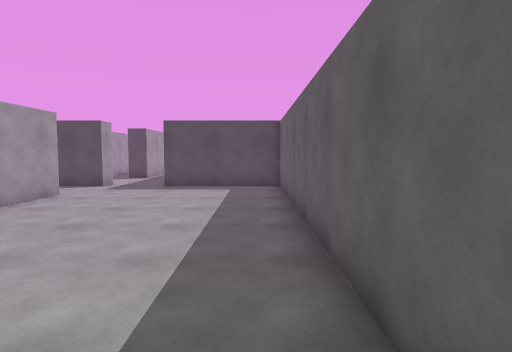
View 1 (above)

24 first-person views from a walk through a scene from a Unity 3-D project. The camera is 1.4 m above the floor, tilts 4° down and sees 75° across. The floor is counted in squares, 1 m on a side. Each view is taken from the middle of a square. On the plan, view 1 faces up. The plan holds only what a view shows up to about 15 squares ahead; the rest is blank. The player is left out.

View 2
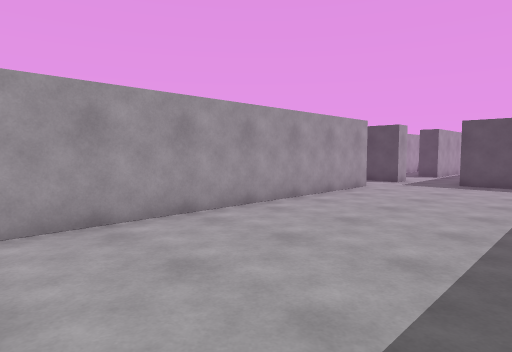

View 3
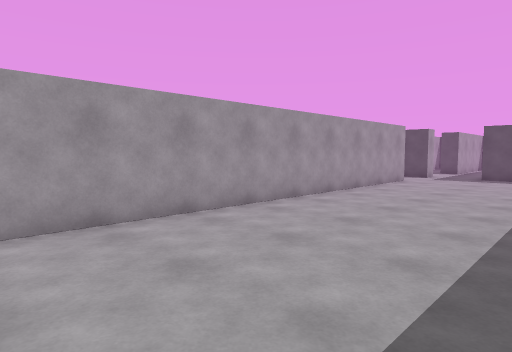

View 4
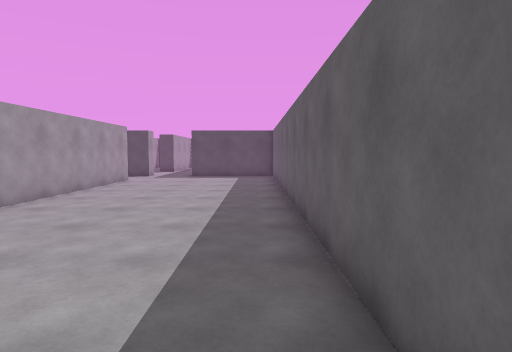

View 5
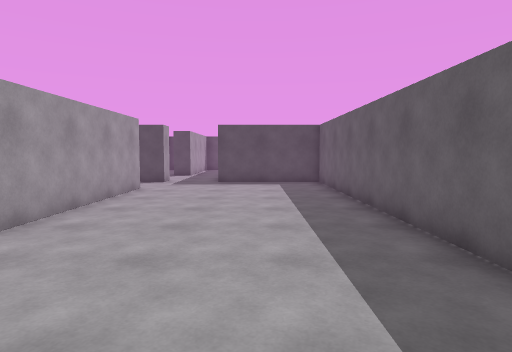

View 6
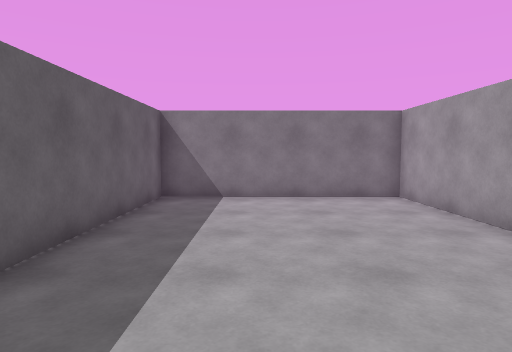

View 7
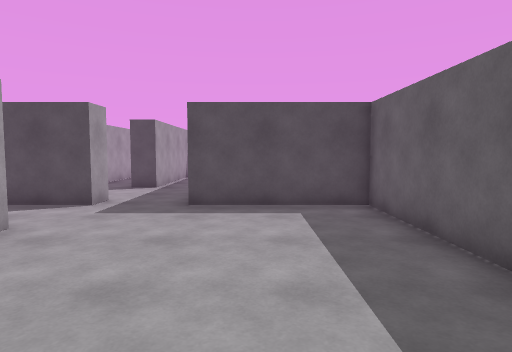

View 8
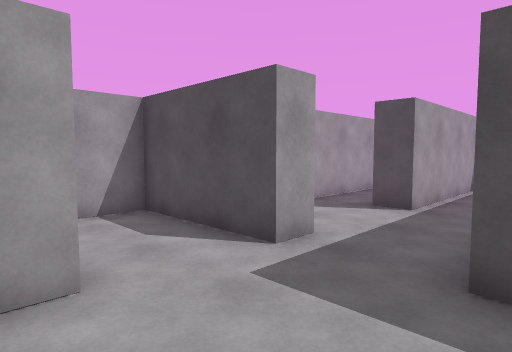

View 9
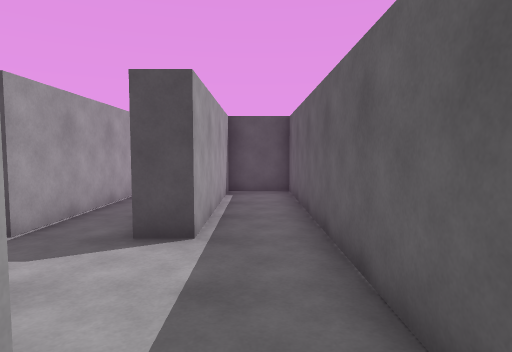

View 10
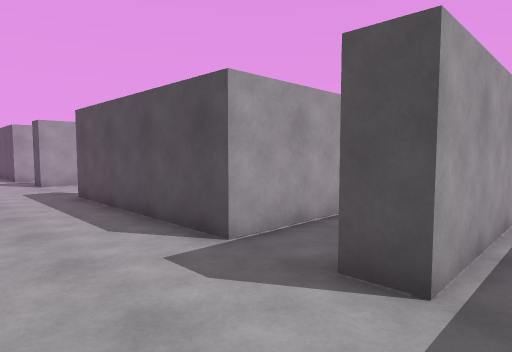

View 11
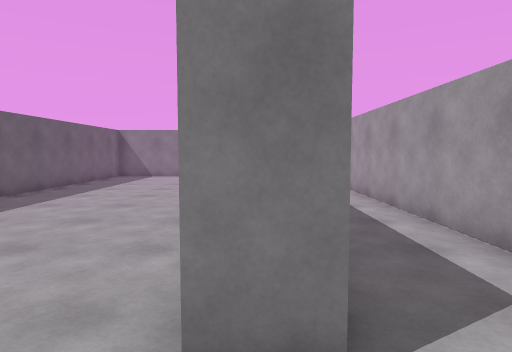

View 12
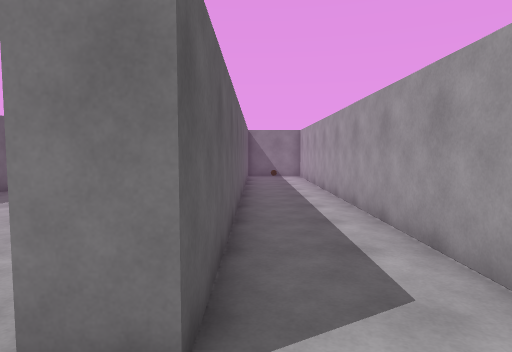

View 13
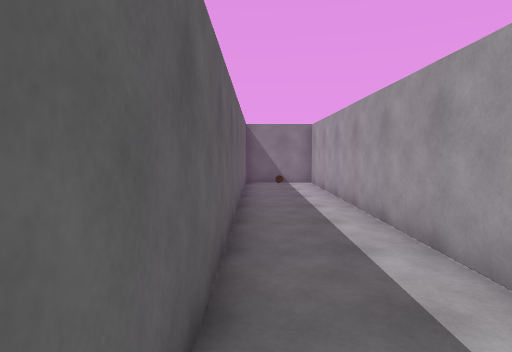

View 14
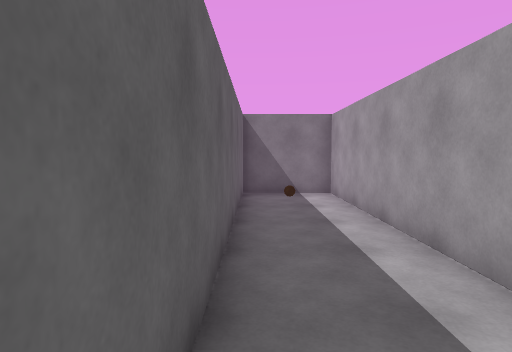

View 15
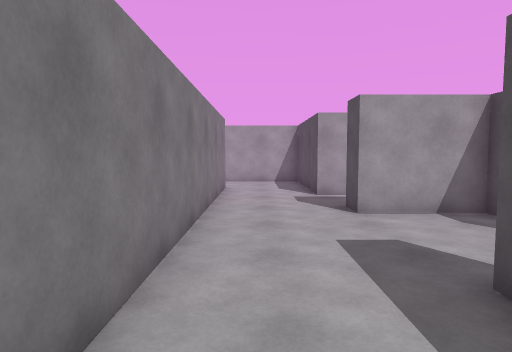

View 16
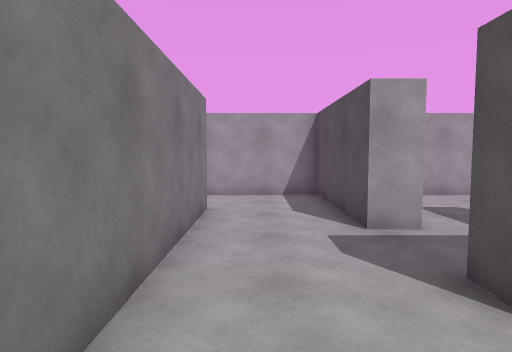

View 17
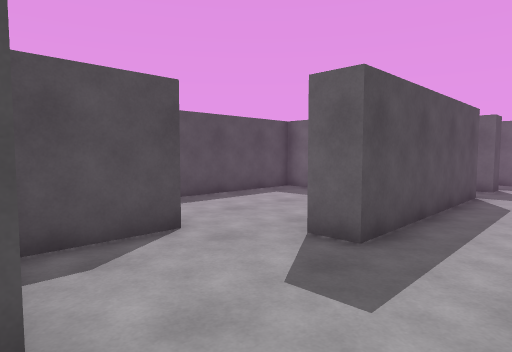

View 18
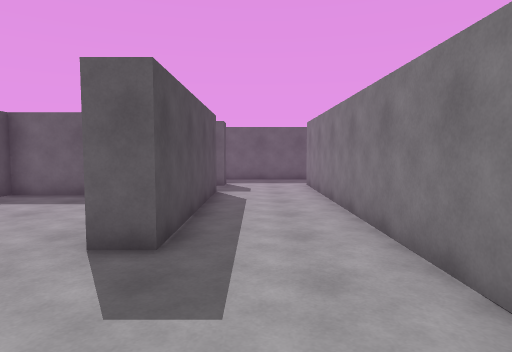

View 19
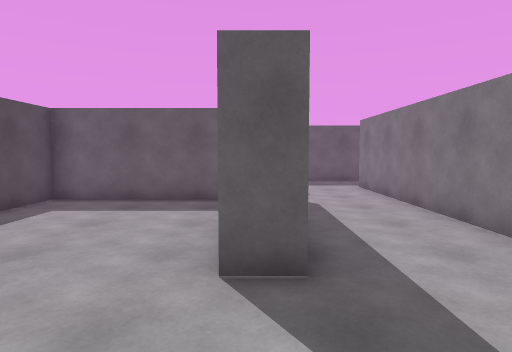

View 20
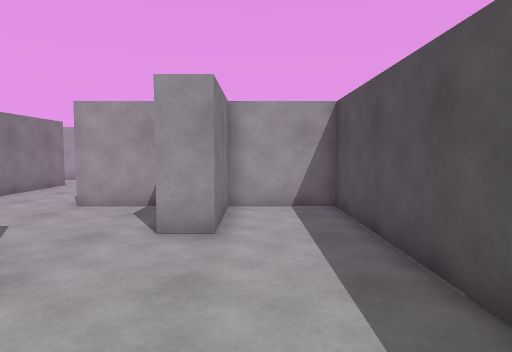

View 21
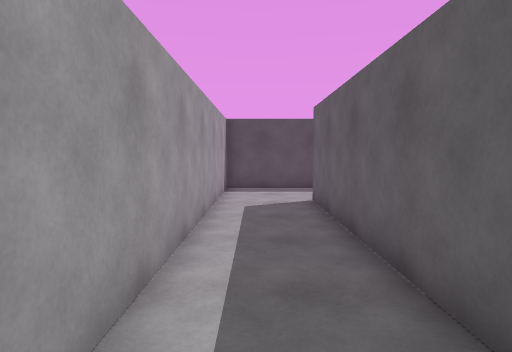

View 22
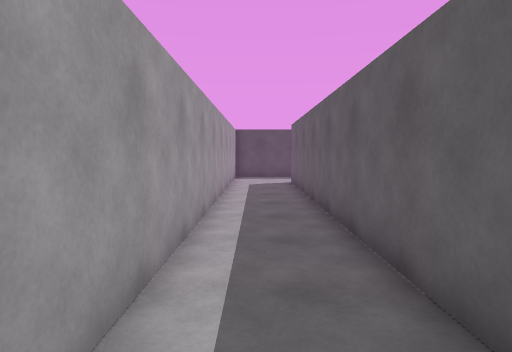

View 23
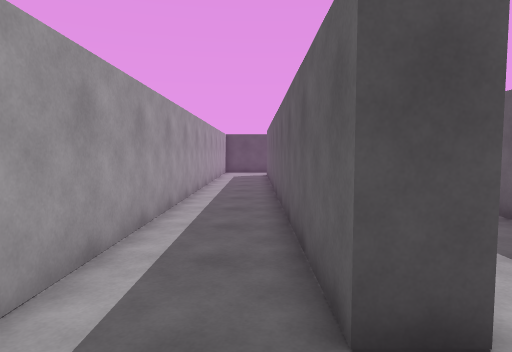

View 24
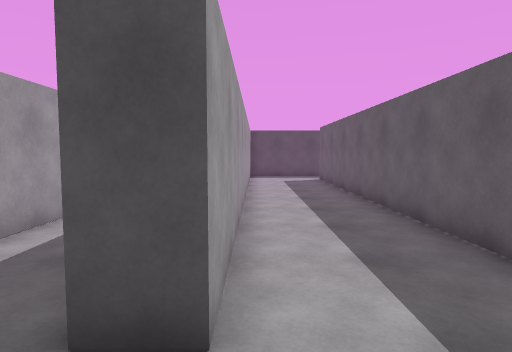

### Floor plan
Ten units are one square. View 1 is at (0, 0); x grows to the right and y downward. Boxes are objects, and circles mark ways between rooms. Rooms are numbered by the first view taken in them; rooms with no view inside come last. Other rooms are left out.
<svg viewBox="-297 -256 312 326">
<path fill="none" stroke="#000" d="M-65 -111 -65 65 10 65 10 -138 -39 -138M-63 -148 -63 -138M-38 -145 -38 -251 -60 -251 -60 -183M-106 -98 -106 65 -75 65M-76 60 -76 -111 -65 -111M-63 -138 -106 -138 -106 -122M-253 -81 -253 37 -263 37 -263 -148 -63 -148M-240 -180 -292 -180 -292 34M-217 18 -217 -91M-177 -213 -206 -213 -206 -183 -216 -183M-60 -183 -70 -183 -70 -189M-90 -239 -90 -183 -163 -183 -163 -195M-100 -201 -100 -251 -206 -251 -206 -223 -177 -223 -177 -213"/>
<rect x="-95" y="35" width="10" height="10" fill="#bbb"><title>other object</title></rect>
<circle cx="-55" cy="-145" r="3" fill="#2a7"/>
<circle cx="-70" cy="-125" r="3" fill="#2a7"/>
<circle cx="-70" cy="-165" r="3" fill="#2a7"/>
<circle cx="-165" cy="-200" r="3" fill="#2a7"/>
<text x="-30" y="-40">1</text>
<text x="-50" y="-180">2</text>
<text x="-90" y="-40">3</text>
<text x="-230" y="-100">4</text>
<text x="-150" y="-220">5</text>
</svg>
Room 1 opens to room 2. Room 1 opens to room 3. Room 2 opens to room 4. Room 4 opens to room 5.

Where each view was taken, in squares from view 1:
view 1: 0 up, 0 right, facing up
view 2: 2 down, 0 right, facing up-left
view 3: 6 down, 0 right, facing up-left
view 4: 6 down, 0 right, facing up
view 5: 2 down, 2 left, facing up
view 6: 4 up, 2 left, facing down
view 7: 5 up, 2 left, facing up
view 8: 10 up, 3 left, facing up-left
view 9: 13 up, 5 left, facing up
view 10: 15 up, 5 left, facing up-left
view 11: 13 up, 7 left, facing down
view 12: 13 up, 8 left, facing down
view 13: 9 up, 8 left, facing down
view 14: 5 up, 8 left, facing down
view 15: 16 up, 13 left, facing left
view 16: 16 up, 18 left, facing left
view 17: 16 up, 21 left, facing up-right
view 18: 17 up, 21 left, facing right
view 19: 19 up, 20 left, facing right
view 20: 23 up, 12 left, facing left
view 21: 5 up, 28 left, facing up
view 22: 1 down, 28 left, facing up
view 23: 6 down, 27 left, facing up
view 24: 6 down, 25 left, facing up
